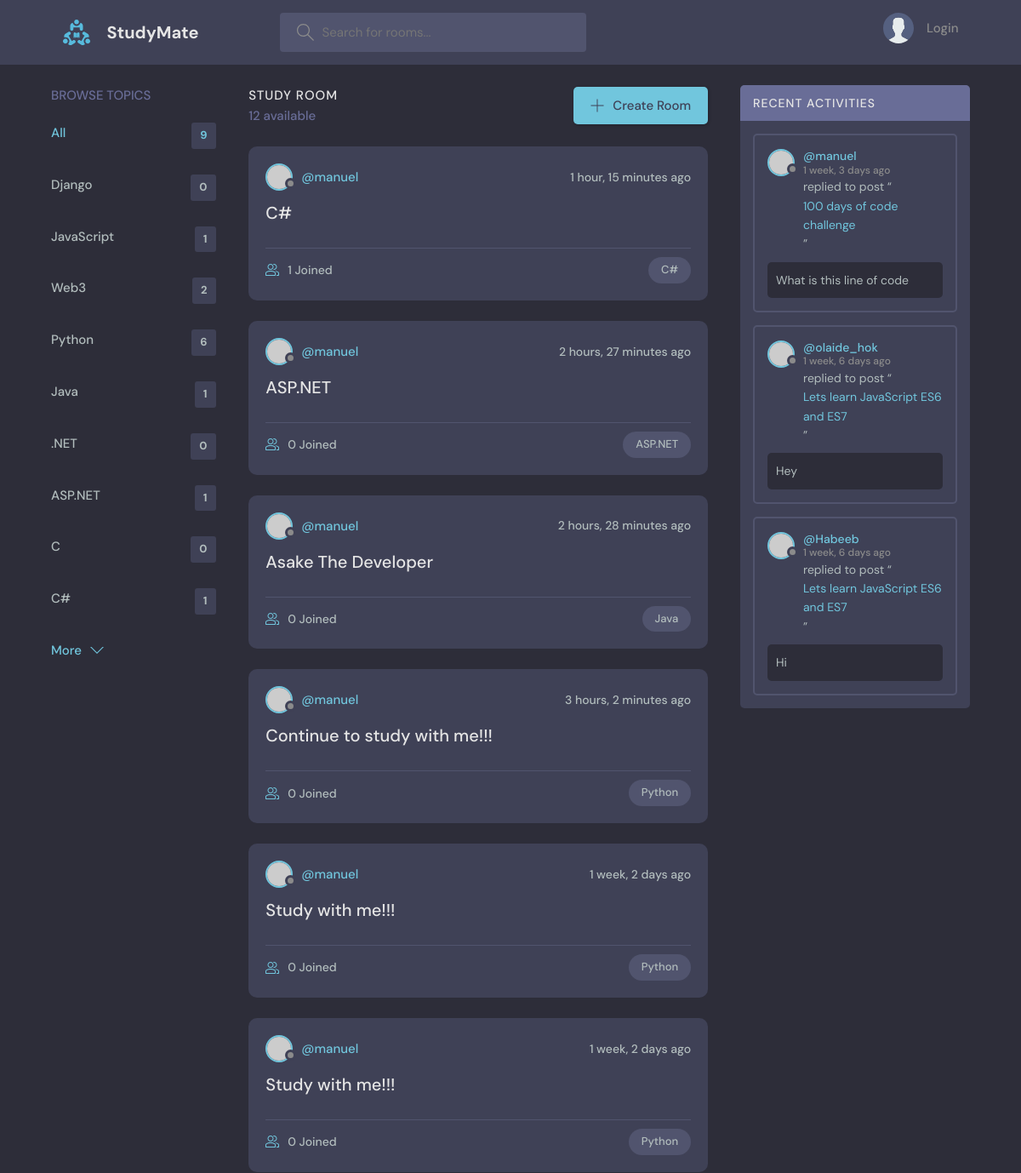
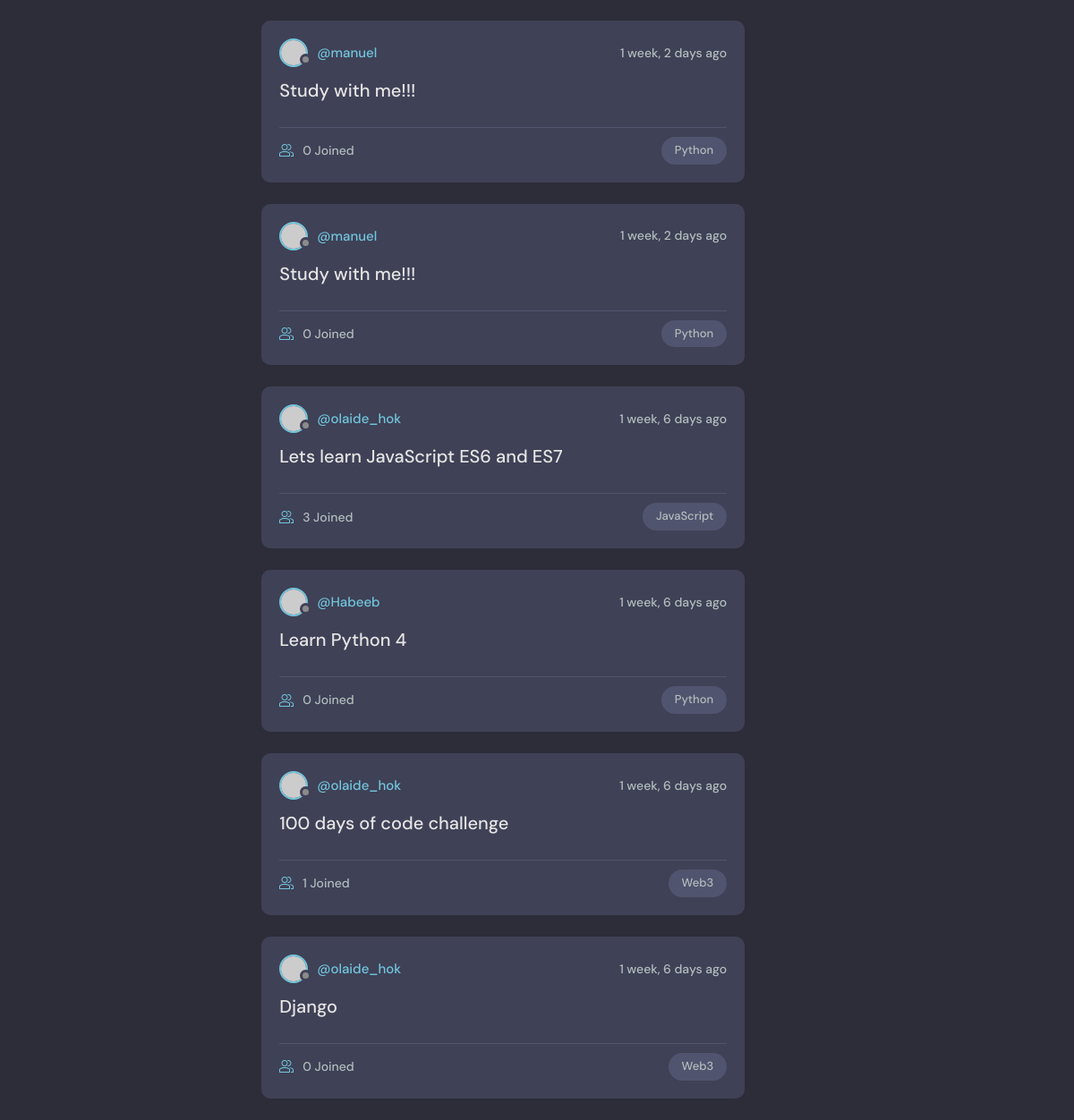
The page / on the database its author committed (2 pictures, top to bottom).
### base/models.py (models this page shows, shortened)
class Topic(models.Model):
    name = models.CharField(max_length=200)

class Room(models.Model):
    host = models.ForeignKey(User, on_delete=models.SET_NULL, null=True)
    topic = models.ForeignKey(Topic, on_delete=models.SET_NULL, null=True)
    name = models.CharField(max_length=200)
    description = models.TextField(null=True, blank=True)
    participants = models.ManyToManyField(User, related_name='participants', blank=True)
    updated = models.DateTimeField(auto_now=True)
    created = models.DateTimeField(auto_now_add=True)
    class Meta:
        ordering = ['-updated', '-created']
    def __str__(self):
        return self.name

class Message(models.Model):
    user = models.ForeignKey(User, on_delete=models.CASCADE)
    room = models.ForeignKey(Room, on_delete=models.CASCADE)
    body = models.TextField()
    updated = models.DateTimeField(auto_now=True)
    created = models.DateTimeField(auto_now=True)
    class Meta:
        ordering = ['-updated', '-created']

### base/views.py (the view)
# urls.py: path('', views.home, name='home'),
def home(request):
    q = request.GET.get('q') if request.GET.get('q') != None else ''
    rooms = Room.objects.filter(
        Q(topic__name__icontains=q) |
        Q(name__icontains=q) |
        Q(description__icontains=q)
    )
    topics = Topic.objects.all()
    room_count = rooms.count()
    room_messages = Message.objects.filter(Q(room__topic__name__icontains=q))
    context = {'rooms': rooms, 'topics': topics,
               'room_count': room_count, 'room_messages': room_messages}
    return render(request, 'base/home.html', context)

### base/templates/base/home.html (shortened to what this page needs)
{% extends 'main.html' %}
{% block content %}
<main class="layout layout--3">
  <div class="container">
    {% include 'base/topics_component.html' %}
    <div class="roomList">
      <div class="roomList__header">
        <div>
          <h2>Study Room</h2>
          <p>{{room_count}} available</p>
        </div>
        <a class="btn btn--main" href="{% url 'create-room' %}">
          <svg
            version="1.1"
            xmlns="http://www.w3.org/2000/svg"
            width="32"
            height="32"
            viewBox="0 0 32 32"
          >
            <title>add</title>
            <path
              d="M16.943 0.943h-1.885v14.115h-14.115v1.885h14.115v14.115h1.885v-14.115h14.115v-1.885h-14.115v-14.115z"
            ></path>
          </svg>
          Create Room
        </a>
      </div>
    {% include 'base/feed_component.html' %}
    </div>
    {% include 'base/activity_component.html' %}
  </div>
</main>
{% endblock %}

### base/templates/base/topics_component.html
<div class="topics">
  <div class="topics__header">
    <h2>Browse Topics</h2>
  </div>
  <ul class="topics__list">
    <li>
      <a href="{% url 'home' %}" class="active">All <span>{{topics.count}}</span></a>
    </li>
{% for topic in topics %}
    <li>
      <a href="{% url 'home' %}?q={{topic.name}}">{{topic.name}}<span>{{topic.room_set.all.count}}</span></a>
    </li>
    {% endfor %}
  </ul>
  <a class="btn btn--link" href="topics.html">
    More
    <svg
      version="1.1"
      xmlns="http://www.w3.org/2000/svg"
      width="32"
      height="32"
      viewBox="0 0 32 32"
    >
      <title>chevron-down</title>
      <path d="M16 21l-13-13h-3l16 16 16-16h-3l-13 13z"></path>
    </svg>
  </a>
</div>

### base/templates/base/feed_component.html (shortened to what this page needs)
{% for room in rooms %}
<div class="roomListRoom">
  <div class="roomListRoom__header">
    <a
      href="{% url 'user-profile' room.host.id %}"
      class="roomListRoom__author"
    >
      <div class="avatar avatar--small">
        <img src="https://randomuser.me/api/portraits/women/11.jpg" />
      </div>
      <span>@{{room.host.username}}</span>
    </a>
    <div class="roomListRoom__actions">
      <span>{{room.created|timesince}} ago</span>
    </div>
  </div>
  <div class="roomListRoom__content">
    <a href="{% url 'room' room.id %}">{{room.name}}</a>
  </div>
  <div class="roomListRoom__meta">
    <a href="{% url 'room' room.id %}" class="roomListRoom__joined">
      {{room.participants.all.count}} Joined
    </a>
    <p class="roomListRoom__topic">{{room.topic.name}}</p>
  </div>
</div>
{% endfor %}

### base/templates/base/activity_component.html (shortened to what this page needs)
<div class="activities">
  <div class="activities__header">
    <h2>Recent Activities</h2>
  </div>
{% for message in room_messages %}
  <div class="activities__box">
    <div class="activities__boxHeader roomListRoom__header">
      <a href="{% url 'user-profile' message.user.id %}" class="roomListRoom__author">
        <div class="avatar avatar--small">
          <img src="https://randomuser.me/api/portraits/women/11.jpg" />
        </div>
        <p>
          @{{message.user}}
          <span>{{message.created|timesince}} ago</span>
        </p>
      </a>
    </div>
    <div class="activities__boxContent">
      <p>
        replied to post “<a href="{% url 'room' message.room.id %}">{{message.room}}</a
        >”
      </p>
      <div class="activities__boxRoomContent">
        {{message.body}}
      </div>
    </div>
  </div>
  {% endfor %}
</div>

### rows shown on the page
Topic: name "Django", room_set.all.count "0"
Topic: name "JavaScript", room_set.all.count "1"
Topic: name "Web3", room_set.all.count "2"
Topic: name "Python", room_set.all.count "6"
Topic: name "Java", room_set.all.count "1"
Topic: name ".NET", room_set.all.count "0"
Topic: name "ASP.NET", room_set.all.count "1"
Topic: name "C", room_set.all.count "0"
Topic: name "C#", room_set.all.count "1"
Room: host.username "manuel", created "1 hour, 15 minutes", name "C#", participants.all.count "1", topic.name "C#"
Room: host.username "manuel", created "2 hours, 27 minutes", name "ASP.NET", participants.all.count "0", topic.name "ASP.NET"
Room: host.username "manuel", created "2 hours, 28 minutes", name "Asake The Developer", participants.all.count "0", topic.name "Java"
Room: host.username "manuel", created "3 hours, 2 minutes", name "Continue to study with me!!!", participants.all.count "0", topic.name "Python"
Room: host.username "manuel", created "1 week, 2 days", name "Study with me!!!", participants.all.count "0", topic.name "Python"
Room: host.username "manuel", created "1 week, 2 days", name "Study with me!!!", participants.all.count "0", topic.name "Python"
Room: host.username "manuel", created "1 week, 2 days", name "Study with me!!!", participants.all.count "0", topic.name "Python"
Room: host.username "manuel", created "1 week, 2 days", name "Study with me!!!", participants.all.count "0", topic.name "Python"
Room: host.username "olaide_hok", created "1 week, 6 days", name "Lets learn JavaScript ES6 and ES7", participants.all.count "3", topic.name "JavaScript"
Room: host.username "Habeeb", created "1 week, 6 days", name "Learn Python 4", participants.all.count "0", topic.name "Python"
Room: host.username "olaide_hok", created "1 week, 6 days", name "100 days of code challenge", participants.all.count "1", topic.name "Web3"
Room: host.username "olaide_hok", created "1 week, 6 days", name "Django", participants.all.count "0", topic.name "Web3"
Message: user "manuel", created "1 week, 3 days", room "100 days of code challenge", body "What is this line of code"
Message: user "olaide_hok", created "1 week, 6 days", room "Lets learn JavaScript ES6 and ES7", body "Hey"
Message: user "Habeeb", created "1 week, 6 days", room "Lets learn JavaScript ES6 and ES7", body "Hi"

### other values the page prints
{{ topics.count }} "9"
{{ room_count }} "12"
